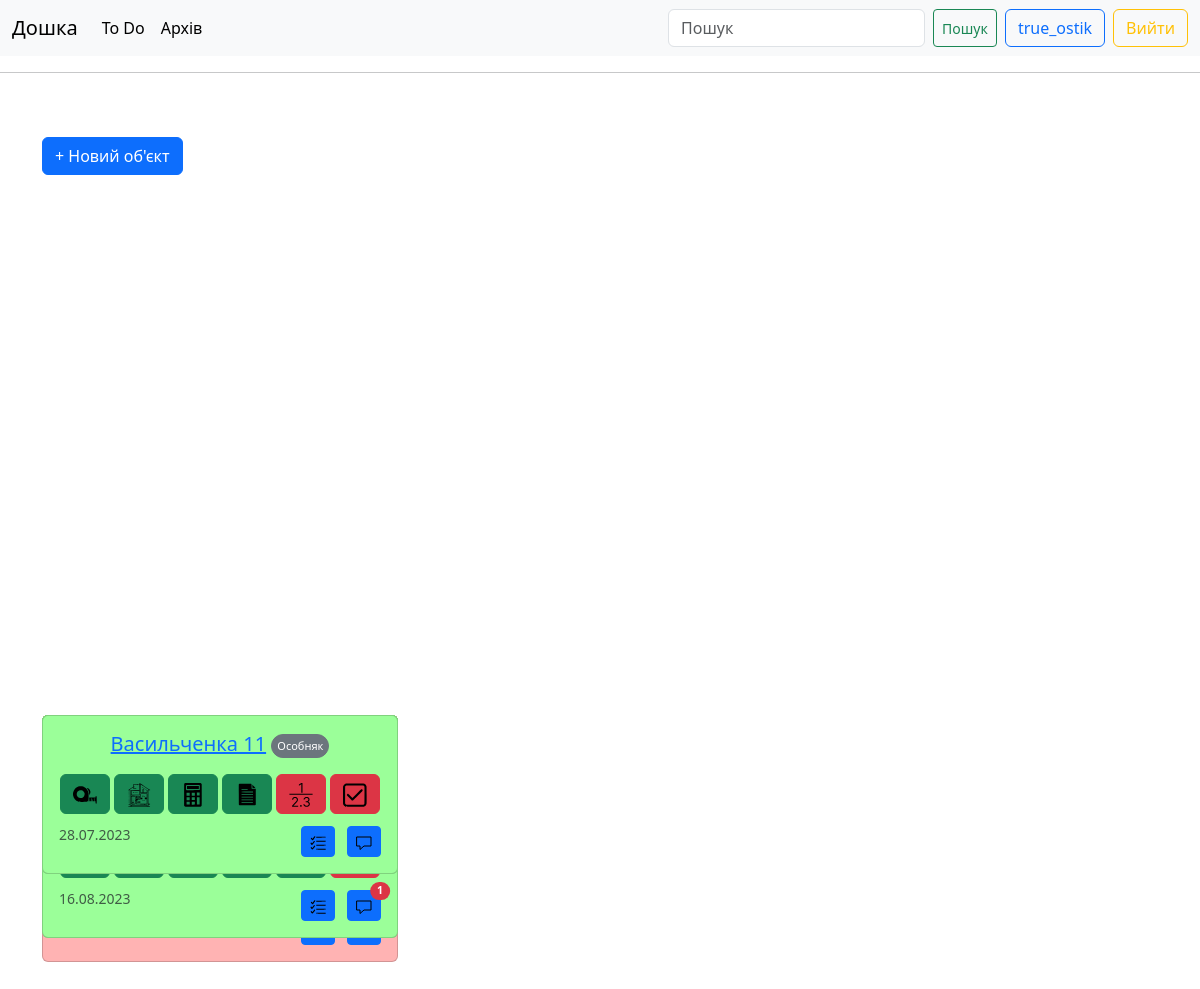
The app's page / (signed in) with its own data.
### bord/models.py (models this page shows, shortened)
class Subject(models.Model):
    class TypeOfSubject(models.TextChoices):
        BUILDING = 'BU', _('Багатоповерхівка')
        COMMERCE = 'CO', _('Будівля')
        GARAGE = 'GA', _('Гараж')
        HOUSE = 'HO', _('Особняк')
        APARTMENT = 'AP', _('Квартира')
        KEV = 'KE', _('КЕВ')
        QUARTERS = 'QU', _('Нежитлове приміщення')
        UNFINISHED = 'UF', _('Незавершене')
        SUMMERHOUSE = 'SH', _('Садовий будинок')
    class Priority(models.TextChoices):
        HIGH = 'AA', _('Високий')
        NORMAL = 'BB', _('Звичайний')
        LOW = 'CC', _('Низький')
    name = models.CharField(max_length=200)
    type = models.CharField(max_length=2, choices=TypeOfSubject.choices, default=TypeOfSubject.HOUSE)
    priority = models.CharField(max_length=3, choices=Priority.choices, default=Priority.NORMAL)
    archived = models.BooleanField(default=False)
    address = models.CharField(max_length=200, blank=True)
    client_name = models.CharField(max_length=200, blank=True)
    client_number = models.CharField(max_length=200, blank=True)
    invent_number = models.CharField(max_length=10, blank=True)
    measured = models.BooleanField(default=False)
    drawn = models.BooleanField(default=False)
    calculated = models.BooleanField(default=False)
    typed = models.BooleanField(default=False)
    numbered = models.BooleanField(default=False)
    done = models.BooleanField(default=False)
    date_added = models.DateTimeField(auto_now_add=True)
    def __str__(self):
        return self.name
    def get_measured(self):
        if self.measured:
            return 'btn btn-success'
        else:
            return 'btn btn-danger'
    def get_drawn(self):
        if self.drawn:
            return 'btn btn-success'
        else:
            return 'btn btn-danger'
    def get_calculated(self):
        if self.calculated:
            return 'btn btn-success'
        else:
            return 'btn btn-danger'
    def get_typed(self):
        if self.typed:
            return 'btn btn-success'
        else:
            return 'btn btn-danger'
    def get_numbered(self):
        if self.numbered:
            return 'btn btn-success'
        else:
            return 'btn btn-danger'
    def get_done(self):
        if self.done:
            return 'btn btn-success'
        else:
            return 'btn btn-danger'
    def get_priority(self):
        if self.priority == 'AA':
            return '#ffb3b3'
        if self.priority == 'BB':
            return '#fffa75'
        if self.priority == 'CC':
            return '#9bff99'

### bord/views.py (the view)
# urls.py: path('', views.index, name='index'),
def index(request):
    subjects = Subject.objects.order_by('priority', '-date_added')
    context = {'subjects': subjects}
    for subject in subjects:
        subject.unfinished_subtasks_count = subject.subtask_set.filter(done=False).count()
    return render(request, 'bord/index.html', context)

### bord/templates/bord/index.html (shortened to what this page needs)
{% extends "bord/base.html" %}
{% block content %}
    <a class="btn btn-primary mb-3" href="{% url 'bord:new_subject' %}">+ Новий об'єкт</a>
    <div class="row" data-masonry="{&quot;percentPosition&quot;: true }" style="position: relative; height: 1066.4px;">
        {% for subject in subjects %}
            {% if not subject.archived %}
            <div class="col-sm-6 col-lg-4 mb-4" style="position: absolute; left: 0%; top: 524.2px;">
              <div class="card" style="background-color: {{ subject.get_priority }};">
                <div class="card-body">
                      <div class="dropdown">
                          <h5 class="card-title text-center mb-0">
                              <a href="{% url 'bord:subject' subject.id %}">{{ subject }}</a>
                          <button class="btn btn-secondary rounded-pill" style="font-size: 11px; padding: 3px 5px; border-radius: 2px;" type="button" data-bs-toggle="dropdown" aria-expanded="false">
                            {{ subject.get_type_display }}
                          </button>
                        </div>
                    <p class="card-text text-center mt-0"><small class="">{{ subject.invent_number }}</small></p>
                  <p class="card-text ">{{ subject.address }}</p>
                    <div class="text-center mb-2" >
                         <a class="{{ subject.get_measured }}" href="{% url 'bord:change_status' subject.id 'measured' %}"><svg class="bi" width="24" height="24"><use xlink:href="#measured"></use></svg></a>
                         <a class="{{ subject.get_drawn }}" href="{% url 'bord:change_status' subject.id 'drawn' %}"><svg class="bi" width="24" height="24"><use xlink:href="#drawn"></use></svg></a>
                         <a class="{{ subject.get_calculated }}" href="{% url 'bord:change_status' subject.id 'calculated' %}"><svg class="bi" width="24" height="24"><use xlink:href="#calculated"></use></svg></a>
                         <a class="{{ subject.get_typed }}" href="{% url 'bord:change_status' subject.id 'typed' %}"><svg class="bi" width="24" height="24"><use xlink:href="#typed"></use></svg></a>
                         <a class="{{ subject.get_numbered }}" href="{% url 'bord:change_status' subject.id 'numbered' %}"><svg class="bi" width="24" height="24"><use xlink:href="#numbered"></use></svg></a>
                         <a class="{{ subject.get_done }}" href="{% url 'bord:change_status' subject.id 'done' %}"><svg class="bi" width="24" height="24"><use xlink:href="#done"></use></svg></a>
                         {% if subject.done %}
                            <a class="btn btn-danger" href="{% url 'bord:add_to_archive' subject.id %}"><svg class="bi" width="24" height="24"><use xlink:href="#i-archive"></use></svg></a>
                         {% endif %}
                    </div>
                  <div class="d-flex w-100 justify-content-between">
                    <span class="card-text"><small class="text-muted">{{ subject.date_added|date:'d.m.Y' }}</small></span>
                      <div class="mt-1">
                          <button type="button" class="btn btn-sm btn-primary position-relative me-2">
                            <svg class="bi" width="16" height="16"><use xlink:href="#subtask"></use></svg>
                            {% if subject.unfinished_subtasks_count > 0 %}
                                <span class="position-absolute top-0 start-100 translate-middle badge rounded-pill bg-danger">
                                </span>
                            {% endif %}
                        </button>
                        <button type="button" class="btn btn-sm btn-primary position-relative">
                          <svg class="bi" width="16" height="16"><use xlink:href="#comment"></use></svg>
                          {% with subject.comment_set.count as comment_count %}
                            {% if comment_count > 0 %}
                                <span class="position-absolute top-0 start-100 translate-middle badge rounded-pill bg-danger">
                                {{ comment_count }}
                            {% endif %}
                          {% endwith %}
                          </span>
                        </button>
                      </div>
                  </div>
                </div>
              </div>
            </div>
          {% endif %}
        {% empty %}
            <p>Нема роботи</p>
        {% endfor %}
    </div>
{% endblock content %}

### bord/templates/bord/navbar.html (shortened to what this page needs)
<nav class="navbar navbar-expand-lg bg-body-tertiary">
  <div class="container-fluid">
    <a class="navbar-brand" href="{% url 'bord:index' %}">Дошка</a>
    <div class="collapse navbar-collapse" id="navbarSupportedContent">
      <ul class="navbar-nav me-auto mb-2 mb-lg-0">
        <li class="nav-item">
          <a class="nav-link active" aria-current="page" href="{% url 'bord:todo' %}">To Do</a>
        </li>
        <li class="nav-item">
          <a class="nav-link active" aria-current="page" href="{% url 'bord:archive' %}">Архів</a>
        </li>
      </ul>
      <form class="d-flex" role="search" id="search-form" method="get" action="{% url 'bord:search' %}">
        <input class="form-control me-2" type="text" placeholder="Пошук" aria-label="Search" name="query">
        <button class="btn btn-sm btn-outline-success me-2" type="submit">Пошук</button>
      </form>
        <ul class="navbar-nav ml-auto">
            {% if user.is_authenticated %}
                <li class="nav-item">
                    <a class="btn btn-outline-primary me-2">{{ user.username }}</a>
                </li>
                <li class="nav-item">
                    <a class="btn btn-outline-warning" href="{% url 'users:logout' %}">Вийти</a>
                </li>
            {% endif %}
        </ul>
    </div>
  </div>
</nav>
<hr>

### bord/templates/bord/base.html (style rules this page uses)
html, body, header, .carousel { height: 60vh; }

### records on screen
Subject: date_added "16.08.2023", comment_set.count "1"
Subject: name "Васильченка 11", type "Особняк", date_added "28.07.2023"

### other values on screen
{{ user.username }} "true_ostik"
